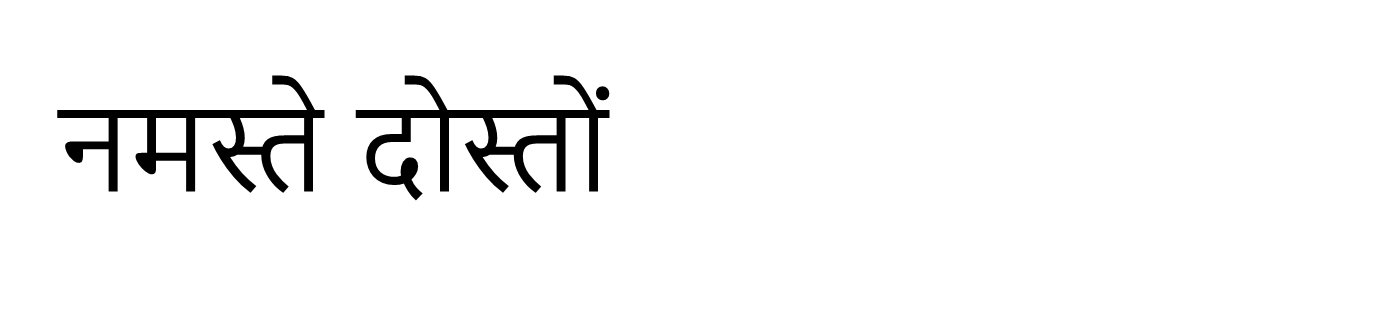
#> input picture backend/test-assets/hindi-simple.png, 1400 x 320 px
$ python -i cv2_preprocess.py   (imports and definitions only)   (older library calls are emulated)
#> lines starting #> are read from the running program, lines starting #| are printed output that depends on the picture; after the words box and inside, x2 and y2 are one past the last pixel; in counts of white or black regions, pixels touching at a corner belong together
"""
cv2_preprocess.py - HEADLESS, SERVER-READY preprocessing for A2 Hosting.

Ye file GUI wale main.py ka optimized version hai.
GUI, tkinter, sliders, preview, save, PIL ImageTk - sab hata diya hai.
Sirf CORE LOGIC rakha hai: 23 variants -> score (high-contrast penalty) -> TOP 7 diverse -> OCR ko dena.

Use in existing backend/a2-ocr-server/process_post.py:
    from cv2_preprocess import get_top7_variants
    top7 = get_top7_variants(bgr_image)  # list of (name, BGR/gray image)
    # fir har top7 pe PaddleOCR chalao

A2 Constraints dhyan me rakhe:
- opencv-python-headless only, no GUI
- single-thread (env already set in process_post.py / app.py)
- memory limit: bada poster aaye to pehle 1600px tak downscale, 2x upscale sirf chhote poster pe
- 23 variants generate hote hai par return sirf TOP 7 hote hai, baaki discard -> RAM bachta hai
"""

import cv2
import numpy as np

# ---- Fixed tuning (GUI sliders ke fixed values) ----
CLAHE_CLIP = 2.0
ADAPTIVE_BLOCK_BASE = 31
ADAPTIVE_C_BASE = 10
BRIGHTNESS = 0
CONTRAST = 1.0
UPSCALE_FACTOR = 2

# A2 memory guard: isse badi image pehle chhoti karo
MAX_SIDE_BEFORE_PREPROCESS = 1600
MAX_SIDE_FOR_UPSCALE = 1200  # isse badi image pe 2x upscale mat karo


def _correct_threshold_polarity(binary):
    height, width = binary.shape
    band = max(1, min(height, width) // 20)
    border = np.concatenate((
        binary[:band, :].ravel(),
        binary[-band:, :].ravel(),
        binary[:, :band].ravel(),
        binary[:, -band:].ravel(),
    ))
    border_white = float(np.mean(border > 127))
    image_white = float(np.mean(binary > 127))
    white_background = 0.75 * border_white + 0.25 * image_white >= 0.5
    if white_background:
        return cv2.bitwise_not(binary), "dark text on light background"
    return binary, "light text on dark background"


def _msrcr(image):
    """Multi-scale Retinex with color restoration - GUI wala same logic."""
    source = image.astype(np.float32)
    positive = source + 1.0
    log_image = np.log(positive)
    channel_sum = np.sum(positive, axis=2, keepdims=True)
    color_restoration = 46.0 * (np.log(125.0 * positive) - np.log(channel_sum))
    min_dimension = min(image.shape[:2])
    retinex = np.zeros_like(source, dtype=np.float32)
    scales = (
        max(2.0, min_dimension * 0.015),
        max(3.0, min_dimension * 0.05),
        max(5.0, min_dimension * 0.15),
    )
    for sigma in scales:
        blurred = cv2.GaussianBlur(positive, (0, 0), sigmaX=sigma, sigmaY=sigma)
        retinex += log_image - np.log(blurred + 1e-6)
    retinex /= len(scales)
    corrected = retinex * color_restoration
    enhanced = np.empty_like(source, dtype=np.uint8)
    for channel in range(3):
        values = corrected[:, :, channel]
        low, high = np.percentile(values, (1, 99))
        if high - low < 1e-6:
            enhanced[:, :, channel] = image[:, :, channel]
        else:
            normalized = (values - low) * (255.0 / (high - low))
            enhanced[:, :, channel] = np.clip(normalized, 0, 255).astype(np.uint8)
    return enhanced


def _multi_scale_hat(gray, operation):
    min_dimension = min(gray.shape)
    responses = []
    for fraction in (0.01, 0.025, 0.05):
        size = max(3, min(51, int(round(min_dimension * fraction))))
        if size % 2 == 0:
            size += 1
        max_size = min_dimension if min_dimension % 2 else min_dimension - 1
        size = min(size, max(3, max_size))
        kernel = cv2.getStructuringElement(cv2.MORPH_RECT, (size, size))
        responses.append(cv2.morphologyEx(gray, operation, kernel))
    combined = responses[0]
    for response in responses[1:]:
        combined = cv2.max(combined, response)
    return combined


def _score_variants(variants):
    """
    GUI wala same scoring + high-contrast penalty.
    0.4*Sharpness + 0.3*Contrast + 0.3*TextPreservation - 0.7*Penalty
    Penalty: >85% pure B/W + <=2 unique levels => -30, isolated edges >20% => -15
    Isliye extreme B/W hamesha neeche rahega, colored/grayscale upar.
    """
    sharpness = {}
    contrast = {}
    text_preservation = {}
    penalties = {}
    for name, image in variants.items():
        gray = image if image.ndim == 2 else cv2.cvtColor(image, cv2.COLOR_BGR2GRAY)
        black_ratio = float(np.mean(gray <= 10))
        white_ratio = float(np.mean(gray >= 245))
        unique_levels = int(np.count_nonzero(cv2.calcHist([gray], [0], None, [256], [0, 256])))
        h, w = gray.shape
        longest = max(h, w)
        small = gray
        if longest > 512:
            scale = 512.0 / longest
            small = cv2.resize(gray, (max(1, int(w * scale)), max(1, int(h * scale))), interpolation=cv2.INTER_AREA)
        sharpness[name] = float(np.log1p(cv2.Laplacian(small, cv2.CV_32F).var()))
        contrast[name] = float(np.std(small))

        preservation_penalty = 30 if (black_ratio + white_ratio > 0.85 and unique_levels <= 2) else 0
        noise_penalty = 0
        if min(small.shape) >= 3:
            edges = cv2.Canny(small, 50, 150)
            edge_count = int(np.count_nonzero(edges))
            if edge_count:
                _n, _labels, stats, _c = cv2.connectedComponentsWithStats((edges > 0).astype(np.uint8), connectivity=8)
                areas = stats[1:, cv2.CC_STAT_AREA]
                isolated = int(np.sum(areas[areas <= 4]))
                if isolated / edge_count > 0.20:
                    noise_penalty = 15
        text_preservation[name] = max(0, 100 - preservation_penalty - noise_penalty)
        penalties[name] = preservation_penalty + noise_penalty

    def _norm(vals):
        mn, mx = min(vals.values()), max(vals.values())
        if mx - mn < 1e-9:
            return {k: 0.5 for k in vals}
        return {k: (v - mn) / (mx - mn) for k, v in vals.items()}

    sn, cn = _norm(sharpness), _norm(contrast)
    scores = {n: 0.4 * sn[n] * 100.0 + 0.3 * cn[n] * 100.0 + 0.3 * text_preservation[n] for n in variants}
    return {n: max(0.0, s - 0.7 * penalties[n]) for n, s in scores.items()}


def _select_top7_variants(quality_scores, original_image):
    """GUI wala same diversity quota - 1 Upscaled/Orig + 1 CLAHE + 1 Gray + 1 Gamma + 1 Threshold + 1 Retinex + 1 filler."""
    ranked = sorted(quality_scores, key=quality_scores.get, reverse=True)
    required_groups = (
        ("Original Upscaled", "Original Upscaled (2x)", "Original Upscaled (1.5x)", "Original"),
        ("CLAHE Enhanced (LAB L-channel)", "CLAHE Soft (1.5)"),
        ("Grayscale", "Denoised Grayscale", "CLAHE Soft Grayscale"),
        ("Gamma Brighter", "Gamma Darker", "Contrast Normalized (2-98%)"),
        ("Otsu Threshold", "Adaptive Threshold Gaussian"),
        ("MSRCR / Retinex",),
    )
    src_gray = cv2.cvtColor(original_image, cv2.COLOR_BGR2GRAY)
    dark_ratio = float(np.mean(src_gray <= 70))
    is_very_dark = float(np.mean(src_gray)) < 85.0 or dark_ratio > 0.60
    dark_only = {"Inverted / Negative", "WhiteHat / Morphological", "BlackHat / Morphological", "Adaptive Threshold Mean"}
    selected = []
    for group in required_groups:
        best = next((n for n in ranked if n in group and n not in selected), None)
        if best is not None:
            selected.append(best)
    # Ensure upscaled variant is explicitly included in top 7 for small text preservation
    upscaled_cand = next((n for n in ranked if "upscaled" in n.lower() and n not in selected), None)
    if upscaled_cand and len(selected) < 7:
        selected.append(upscaled_cand)
    for name in ranked:
        if len(selected) >= 7:
            break
        if not is_very_dark and name in dark_only:
            continue
        if name not in selected:
            selected.append(name)
    return selected


def _build_all_variants(source):
    """GUI ke preprocess_all() ka headless version - same 23 variants."""
    adjusted = np.clip(source.astype(np.float32) * CONTRAST + BRIGHTNESS, 0, 255).astype(np.uint8)
    lab = cv2.cvtColor(adjusted, cv2.COLOR_BGR2LAB)
    lightness = lab[:, :, 0]
    gray = cv2.cvtColor(adjusted, cv2.COLOR_BGR2GRAY)

    h, w = source.shape[:2]
    # Small text preservation: 1.5x - 2.0x INTER_CUBIC upscaling
    if max(h, w) <= 800:
        factor = 2.0
    elif max(h, w) <= MAX_SIDE_FOR_UPSCALE:
        factor = 1.5
    else:
        factor = 1.25

    upscaled_w = int(round(w * factor))
    upscaled_h = int(round(h * factor))
    if max(upscaled_w, upscaled_h) > 2400:
        factor = 2400.0 / max(h, w)
        upscaled_w = int(round(w * factor))
        upscaled_h = int(round(h * factor))

    upscaled = cv2.resize(adjusted, (upscaled_w, upscaled_h), interpolation=cv2.INTER_CUBIC)

    clahe_lightness = cv2.createCLAHE(clipLimit=CLAHE_CLIP, tileGridSize=(8, 8)).apply(lightness)
    enhanced_lab = lab.copy(); enhanced_lab[:, :, 0] = clahe_lightness
    clahe_color = cv2.cvtColor(enhanced_lab, cv2.COLOR_LAB2BGR)
    clahe_soft = cv2.createCLAHE(clipLimit=1.5, tileGridSize=(8, 8)).apply(lightness)
    clahe_strong = cv2.createCLAHE(clipLimit=3.5, tileGridSize=(8, 8)).apply(lightness)
    equalized = cv2.equalizeHist(lightness)

    def gamma_tone(gamma):
        lut = np.clip(((np.arange(256, dtype=np.float32) / 255.0) ** gamma) * 255.0, 0, 255).astype(np.uint8)
        t = lab.copy(); t[:, :, 0] = cv2.LUT(lightness, lut)
        return cv2.cvtColor(t, cv2.COLOR_LAB2BGR)

    low, high = np.percentile(lightness, (2, 98))
    normalized = np.clip((lightness.astype(np.float32) - low) * (255.0 / (high - low)), 0, 255).astype(np.uint8) if high > low else lightness.copy()

    def lab_variant(v):
        t = lab.copy(); t[:, :, 0] = v
        return cv2.cvtColor(t, cv2.COLOR_LAB2BGR)

    otsu_raw = cv2.threshold(clahe_lightness, 0, 255, cv2.THRESH_BINARY + cv2.THRESH_OTSU)[1]
    otsu, _ = _correct_threshold_polarity(otsu_raw)

    hh, ww = clahe_lightness.shape
    min_dim = min(hh, ww)
    band = max(1, min_dim // 20)
    border = np.concatenate((clahe_lightness[:band, :].ravel(), clahe_lightness[-band:, :].ravel(), clahe_lightness[:, :band].ravel(), clahe_lightness[:, -band:].ravel()))
    bg_bright = float(np.median(border))
    img_contrast = float(np.std(clahe_lightness))
    auto_c = int(np.clip(round(5 + abs(bg_bright - 127.5) / 24 + max(0.0, 40.0 - img_contrast) / 8), 2, 20))
    tuned_c = int(np.clip(auto_c + ADAPTIVE_C_BASE - 10, 1, 40))
    auto_block = int(np.clip(round(min_dim * 0.025), 11, 151))
    block_size = auto_block + ADAPTIVE_BLOCK_BASE - 31
    if block_size % 2 == 0:
        block_size += 1
    max_block = min_dim if min_dim % 2 else min_dim - 1
    block_size = min(block_size, max_block)

    if min_dim >= 3:
        block_size = max(3, block_size)
        adaptive_raw = cv2.adaptiveThreshold(clahe_lightness, 255, cv2.ADAPTIVE_THRESH_GAUSSIAN_C, cv2.THRESH_BINARY, block_size, tuned_c)
        adaptive, _ = _correct_threshold_polarity(adaptive_raw)
        adaptive_mean_raw = cv2.adaptiveThreshold(clahe_lightness, 255, cv2.ADAPTIVE_THRESH_MEAN_C, cv2.THRESH_BINARY, block_size, tuned_c)
        adaptive_mean, _ = _correct_threshold_polarity(adaptive_mean_raw)
    else:
        adaptive = otsu.copy(); adaptive_mean = otsu.copy()

    sharpen_kernel = np.array([[0, -1, 0], [-1, 5, -1], [0, -1, 0]], dtype=np.float32)
    sharpened = cv2.filter2D(clahe_lightness, -1, sharpen_kernel)
    bilateral = cv2.bilateralFilter(clahe_lightness, 9, 75, 75)
    bilateral_raw = cv2.threshold(bilateral, 0, 255, cv2.THRESH_BINARY + cv2.THRESH_OTSU)[1]
    bilateral_threshold, _ = _correct_threshold_polarity(bilateral_raw)

    # Phase 3: Unsharp mask + bilateral filter for halant and edge sharpness
    gaussian_blur = cv2.GaussianBlur(clahe_lightness, (0, 0), 2.0)
    unsharp_mask = cv2.addWeighted(clahe_lightness, 1.5, gaussian_blur, -0.5, 0)
    unsharp_bilateral = cv2.bilateralFilter(unsharp_mask, 7, 50, 50)

    retinex_color = _msrcr(adjusted)
    retinex_lab = cv2.cvtColor(retinex_color, cv2.COLOR_BGR2LAB)
    retinex_lightness = retinex_lab[:, :, 0]
    retinex_raw = cv2.threshold(retinex_lightness, 0, 255, cv2.THRESH_BINARY + cv2.THRESH_OTSU)[1]
    retinex_threshold, _ = _correct_threshold_polarity(retinex_raw)
    blackhat = _multi_scale_hat(clahe_lightness, cv2.MORPH_BLACKHAT)
    blackhat_threshold = cv2.threshold(blackhat, 0, 255, cv2.THRESH_BINARY + cv2.THRESH_OTSU)[1]
    whitehat = _multi_scale_hat(clahe_lightness, cv2.MORPH_TOPHAT)
    whitehat_threshold = cv2.threshold(whitehat, 0, 255, cv2.THRESH_BINARY + cv2.THRESH_OTSU)[1]

    return {
        "Original": source,
        "Original Upscaled": upscaled,
        "Original Upscaled ({}x)".format(factor): upscaled,
        "Original Upscaled (2x)": upscaled,
        "Original Upscaled (1.5x)": upscaled,
        "Grayscale": gray,
        "Gamma Brighter": gamma_tone(0.75),
        "Gamma Darker": gamma_tone(1.35),
        "Contrast Normalized (2-98%)": normalized,
        "Histogram Equalized": equalized,
        "CLAHE Soft (1.5)": lab_variant(clahe_soft),
        "CLAHE Enhanced (LAB L-channel)": clahe_color,
        "CLAHE Strong (3.5)": lab_variant(clahe_strong),
        "CLAHE Soft Grayscale": clahe_soft,
        "CLAHE Strong Grayscale": clahe_strong,
        "Adaptive Threshold Gaussian": adaptive,
        "Adaptive Threshold Mean": adaptive_mean,
        "Otsu Threshold": otsu,
        "Inverted / Negative": cv2.bitwise_not(otsu),
        "Sharpened": sharpened,
        "Unsharp Bilateral (Halant Sharp)": unsharp_bilateral,
        "Denoised Grayscale": bilateral,
        "Bilateral Filter + Threshold": bilateral_threshold,
        "BlackHat / Morphological": blackhat_threshold,
        "WhiteHat / Morphological": whitehat_threshold,
        "MSRCR / Retinex": retinex_color,
        "Retinex Adaptive Threshold": retinex_threshold,
    }


# [40 lines left out: function get_top10_variants, not called in this run]


def get_top7_variants(bgr_image):
    """
    MAIN ENTRY - Node agent isi ko call karega.
    Input: cv2 BGR numpy image (cv2.imread / cv2.imdecode se)
    Output: list[(name, image)] - TOP 7 diverse, score order me
            + dict scores - debugging ke liye
    """
    if bgr_image is None:
        raise ValueError("bgr_image is None")
    h, w = bgr_image.shape[:2]
    # A2 memory guard: bada poster pehle chhota karo
    if max(h, w) > MAX_SIDE_BEFORE_PREPROCESS:
        scale = MAX_SIDE_BEFORE_PREPROCESS / max(h, w)
        bgr_image = cv2.resize(bgr_image, (int(w * scale), int(h * scale)), interpolation=cv2.INTER_AREA)

    variants = _build_all_variants(bgr_image)
    scores = _score_variants(variants)
    top7_names = _select_top7_variants(scores, bgr_image)
    top7 = [(name, variants[name]) for name in top7_names if name in variants]
    return top7, scores, top7_names


# [13 lines left out: function detect_language_from_text, not called in this run]

>>> import cv2
>>> picture = cv2.imread('../test-assets/hindi-simple.png')
#> picture is the input picture: shape (320, 1400, 3); min 0, max 255, mean 245.8
>>> result = get_top7_variants(picture)
#> in _build_all_variants, `low, high = np.percentile(lightness, (2, 98))`: low = 0; high = 255
#> in _correct_threshold_polarity, `border_white = float(np.mean(border > 127))`: border_white = 1
#> in _correct_threshold_polarity, `image_white = float(np.mean(binary > 127))`: image_white = 0.964
#> in _correct_threshold_polarity, `white_background = 0.75 * border_white + 0.25 * image_white >= 0.5`: white_background = True
#> in _build_all_variants, `otsu, _ = _correct_threshold_polarity(otsu_raw)`:
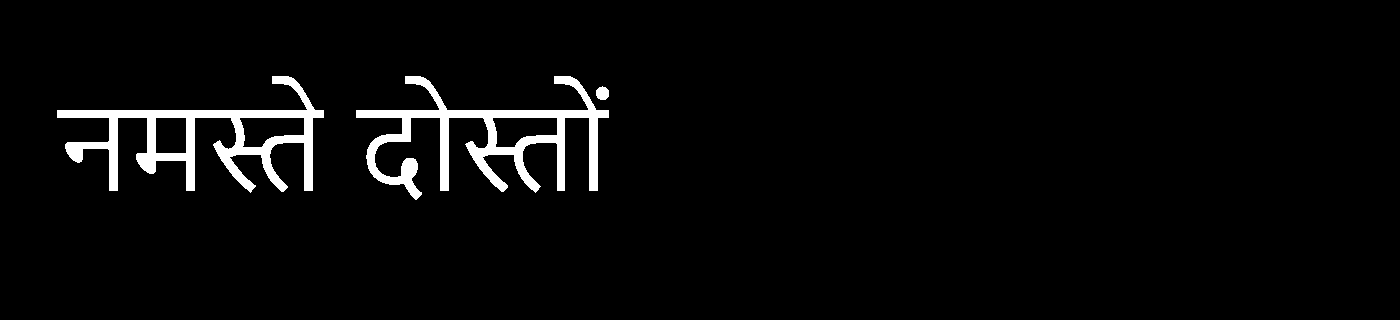
#> otsu: shape (320, 1400); 3.6% white; 3 white regions, box (x1, y1, x2, y2) and area: (356, 76, 609, 200) 8053, (57, 76, 324, 193) 7746, (596, 86, 609, 100) 144
#> in _build_all_variants, `bg_bright = float(np.median(border))`: bg_bright = 255
#> in _build_all_variants, `img_contrast = float(np.std(clahe_lightness))`: img_contrast = 46.23
#> in _build_all_variants, `auto_c = int(np.clip(round(5 + abs(bg_bright - 127.5) / 24 + max(0.0, ..`: auto_c = 10
#> in _build_all_variants, `adaptive_raw = cv2.adaptiveThreshold(clahe_lightness, 255, cv2.ADAPTIV..`:
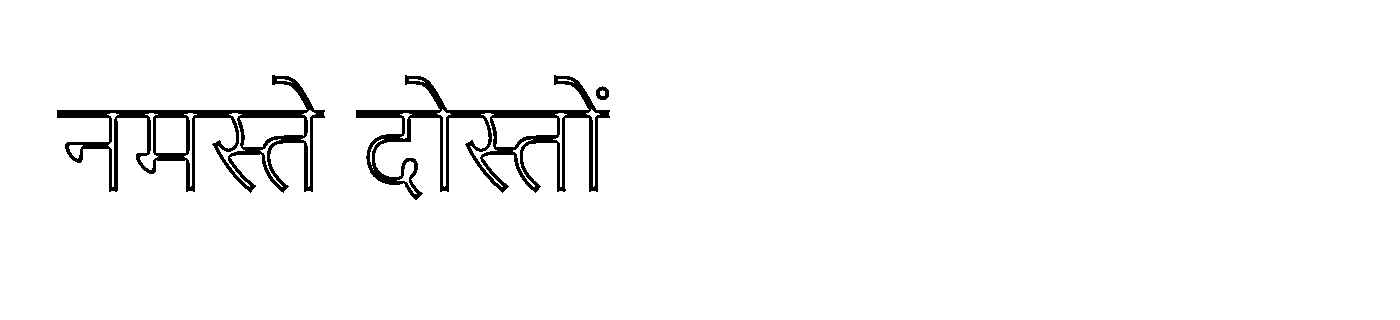
#> adaptive_raw: shape (320, 1400); 97.1% white; 3 black regions, box (x1, y1, x2, y2) and area: (356, 75, 610, 200) 6606, (57, 75, 325, 193) 6318, (596, 86, 609, 100) 119
#> in _build_all_variants, `adaptive_mean_raw = cv2.adaptiveThreshold(clahe_lightness, 255, cv2.AD..`:
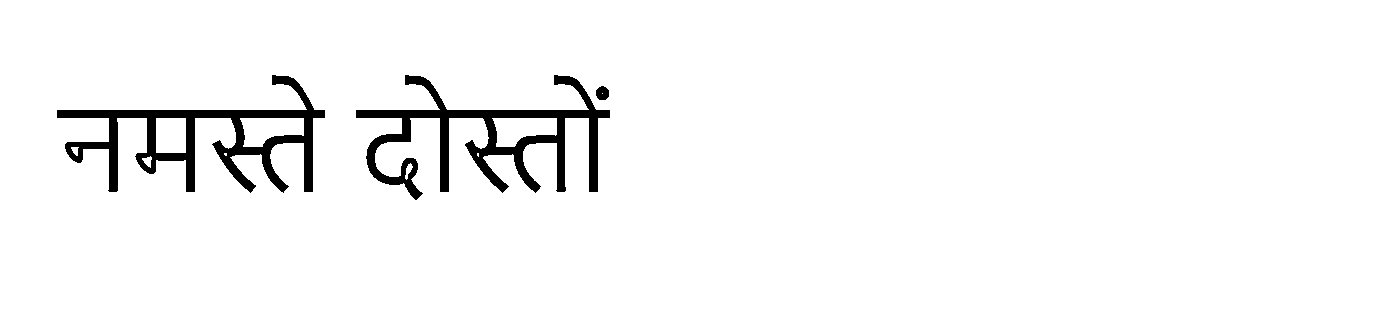
#> adaptive_mean_raw: shape (320, 1400); 96.5% white; 3 black regions, box (x1, y1, x2, y2) and area: (356, 75, 610, 200) 7988, (57, 75, 325, 193) 7641, (596, 86, 609, 100) 146
#> in _build_all_variants, `gaussian_blur = cv2.GaussianBlur(clahe_lightness, (0, 0), 2.0)`:
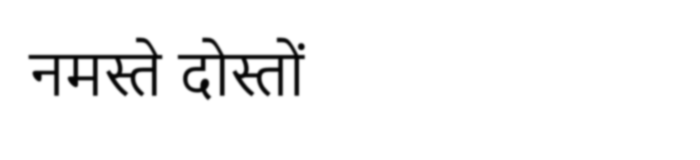
#> gaussian_blur: shape (320, 1400) (shown at 1/2 size); min 3, max 255, mean 246
#> the loop in _msrcr, `for sigma in scales:` made 3 passes
#> pass 1, in _msrcr, `blurred = cv2.GaussianBlur(positive, (0, 0), sigmaX=sigma, sigmaY=sigma)`:
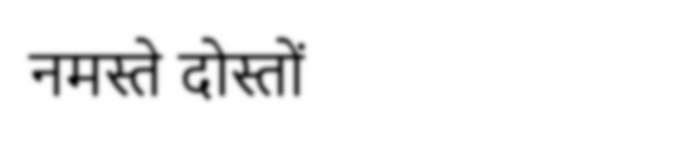
#> blurred: shape (320, 1400, 3) float32 (shown at 1/2 size); min 20.5, max 256, mean 246.8; drawn with min black and max white
#> pass 1, in _msrcr, `retinex += log_image - np.log(blurred + 1e-6)`:
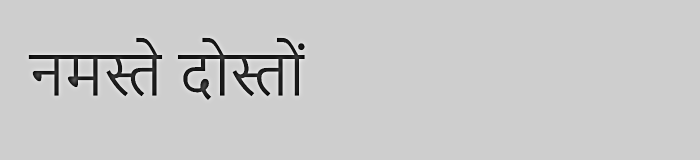
#> retinex: shape (320, 1400, 3) float32 (shown at 1/2 size); min -5.23, max 1.23, mean -0.138; drawn with min black and max white
#> after the loop in _msrcr, `for sigma in scales:`:
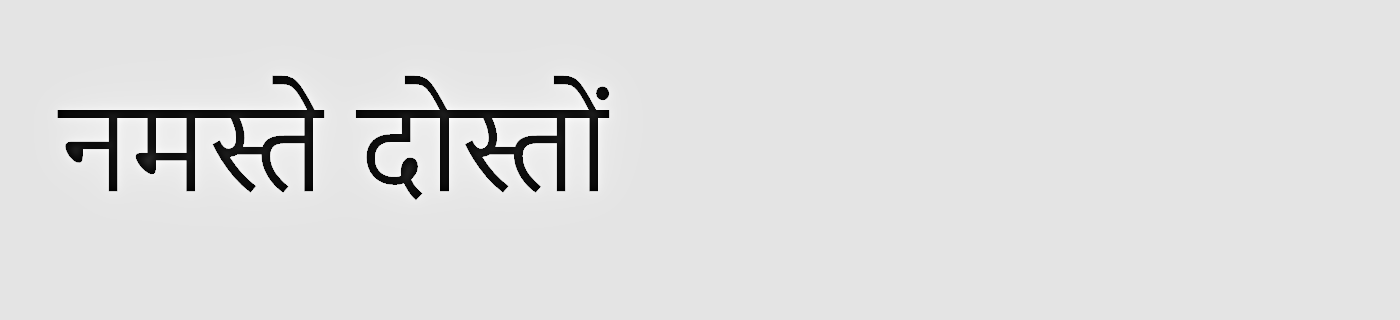
#> retinex: shape (320, 1400, 3) float32; min -16.1, max 1.9, mean -0.435; drawn with min black and max white
#> (the rest of the program and of its run is left out)
